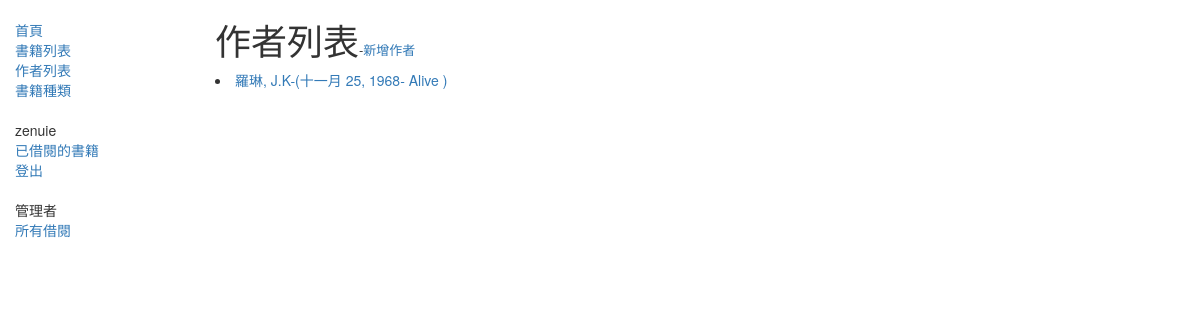
The page /catalog/authors/ (signed in) on the database as committed earlier.
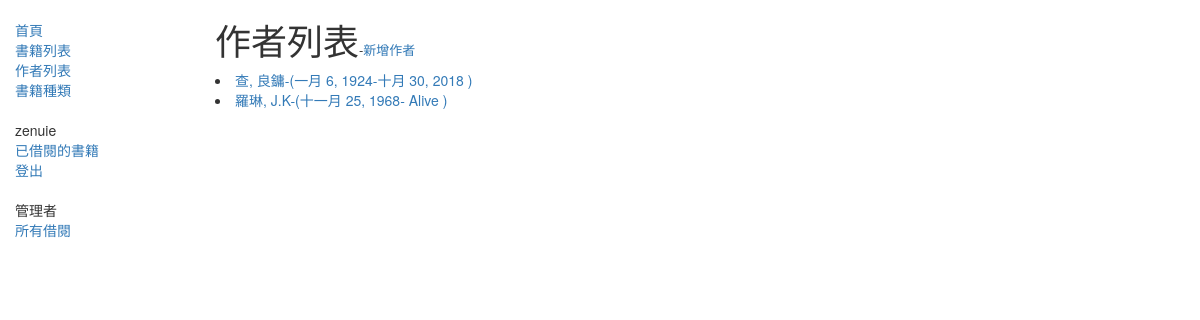
The same page on the database as committed later.
### catalog/models.py (models this page shows, shortened)
class Author(models.Model):
    first_name = models.CharField('名字', max_length=100)
    last_name = models.CharField('姓氏', max_length=100)
    data_of_birth = models.DateField('出生', null=True, blank=True)
    data_of_death = models.DateField('逝世', null=True, blank=True)
    class Meta:
        ordering = ['last_name', 'first_name']
    def get_absolute_url(self):
        return reverse('author-detail', args=[str(self.id)])

### catalog/views.py (the view)
# urls.py: path('authors/', views.AuthorListView.as_view(), name="authors"),
class AuthorListView(LoginRequiredMixin, generic.ListView):
    model = Author
    template_name = 'author_list.html'
    def get_context_data(self, *, object_list=None, **kwargs):
        context = super(AuthorListView, self).get_context_data(**kwargs)
        context['some_data'] = 'This is just some data'
        return context

### templates/author_list.html
{% extends "base_generic.html" %}
{% block content %}
<h1>作者列表{% if user.is_staff %}<font size="2">-<a href="{% url 'author-create' %}">新增作者</a></font>{% endif %}</h1>
{% if author_list %}
{% for author in author_list %}
<li>
    <a href="{{ author.get_absolute_url }}">{{ author.last_name }}, {{ author.first_name }}-({{ author.data_of_birth }}-{% if author.data_of_death == none %} Alive {% else %}{{ author.data_of_death }} {% endif %})</a>
</li>
{% endfor %}
{% else %}
<p>此作者不在裡面喔.</p>
{% endif %}
{% endblock %}

Rows that differ between the two databases and show on the page:
added Author: last_name "查", first_name "良鏞", data_of_birth "一月 6, 1924", data_of_death "十月 30, 2018"
